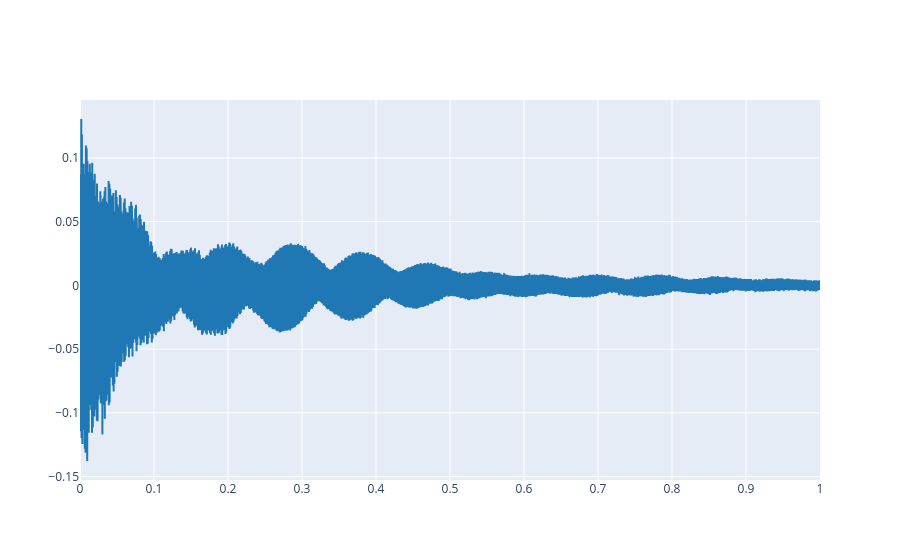

The cell this chart's notebook holds for it:
### Markdown cell above
3.1. Load your reference audio signal and plot some periods (5-10) where the amplitude is stable. For instance see Ex. 2.3 from Lab 1.

### Code cell
# Senyal de referència del laboratori anterior:
filepath = "./audio/Guitar-string-plucked-at-headstock.wav"
ref, fs = load_audio(filepath)

# Paràmetres 
f0 = 923        # freqüència fonamental (Hz)
T = 1 / f0      # període fonamental (s)

# Seleccionem un fragment amb amplitud estable
t_start = 0
t_end = 1    # mostrar un període

# Representació del fragment estable del senyal
plot_signals(ref, fs, t_start=t_start, t_end=t_end, name='Senyal de referència')

### Figure 1 — Plotly figure (JSON) as saved in the notebook; plotly's stock layout.template omitted (floating-point values rounded to 4 significant figures; data arrays with more than 128 entries replaced by an {"elided": "..."} marker saying what was removed)
{"data": [{"line": {"color": "#1f77b4", "shape": "linear"}, "mode": "lines", "name": "Senyal de referència 0", "type": "scatter", "x": {"elided": "44100 float values"}, "y": {"elided": "44100 float values"}}], "layout": {}}
